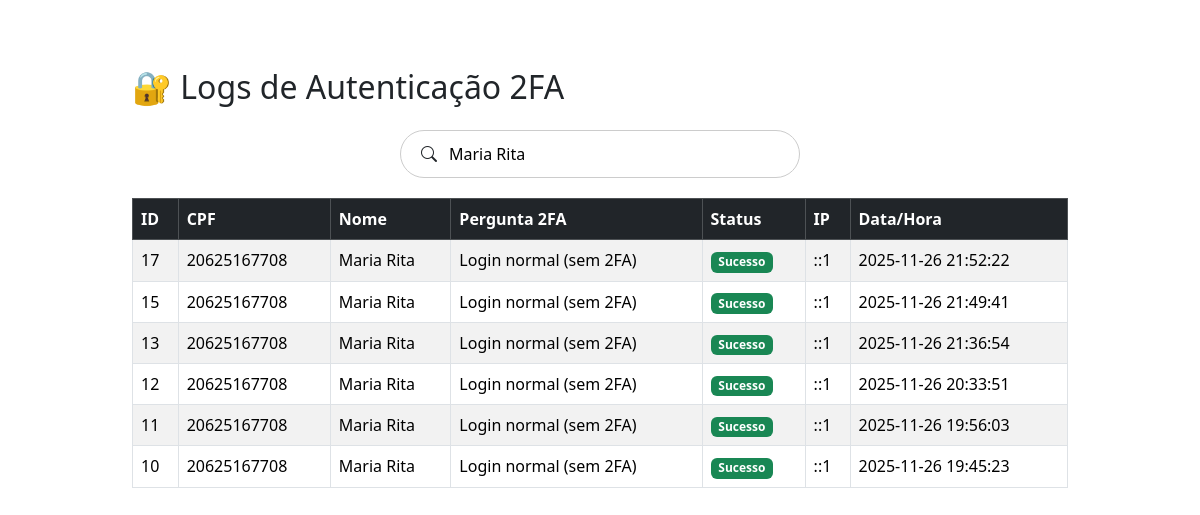
The page /historico-login.php?busca=Maria Rita on the database its author committed.
### tables this page shows
CREATE TABLE `log` (
  `id_log` int(11) NOT NULL,
  `cpf` varchar(14) NOT NULL,
  `data_login` datetime DEFAULT current_timestamp(),
  `segunda_autenticacao` varchar(255) NOT NULL,
  `status` varchar(20) NOT NULL,
  `ip` varchar(45) DEFAULT NULL
);

CREATE TABLE `cadastro` (
  `id_usuario` int(11) NOT NULL,
  `nome` varchar(100) NOT NULL,
  `cpf` char(11) NOT NULL,
  `sexo` enum('Masculino','Feminino','Outro') NOT NULL,
  `endereco` text NOT NULL,
  `cep` char(9) NOT NULL,
  `email` varchar(80) NOT NULL,
  `celular` varchar(20) NOT NULL,
  `logins` varchar(50) NOT NULL,
  `senha` varchar(255) NOT NULL,
  `data_nascimento` date NOT NULL,
  `nome_materno` varchar(60) NOT NULL,
  `data_cadastro` datetime NOT NULL DEFAULT current_timestamp(),
  `tipo` enum('comum','master') DEFAULT 'comum'
);

### historico-login.php (the view, shortened to what this page needs)
<?php
include("conexao.php");
$busca = isset($_GET['busca']) ? trim($_GET['busca']) : "";
$ordemSQL = " ORDER BY l.data_login DESC";
$sql = "
    SELECT
        l.id_log,
        l.cpf,
        c.nome AS nome_usuario,
        l.segunda_autenticacao,
        l.status,
        l.ip,
        l.data_login
    FROM log l
    LEFT JOIN cadastro c ON c.cpf = l.cpf
";
if (!empty($busca)) {
    $sql .= " WHERE c.nome LIKE '%$busca%' OR l.cpf LIKE '%$busca%'";
}
$sql .= $ordemSQL;
$logs = $conexao->query($sql);
?>
<!DOCTYPE html>
<html lang="pt-br">
<head>
<link href="https://cdn.jsdelivr.net/npm/bootstrap@5.3.5/dist/css/bootstrap.min.css" rel="stylesheet">
<link href="https://cdn.jsdelivr.net/npm/bootstrap-icons@1.11.3/font/bootstrap-icons.css" rel="stylesheet">
</head>
<body>
<div class="historico-wrapper">
    <div class="container mt-5">
        <h2 class="mb-4">🔐 Logs de Autenticação 2FA</h2>
        <form method="GET" class="search-box">
            <i class="bi bi-search"></i>
            <input
                type="text"
                id="busca"
                name="busca"
                placeholder="Pesquisar por nome ou CPF..."
                value="<?= $_GET['busca'] ?? '' ?>"
            >
        </form>
        <div class="table-responsive">
            <table class="table table-bordered table-striped">
                <thead class="table-dark">
                    <tr>
                        <th>ID</th>
                        <th>CPF</th>
                        <th>Nome</th>
                        <th>Pergunta 2FA</th>
                        <th>Status</th>
                        <th>IP</th>
                        <th>Data/Hora</th>
                    </tr>
                </thead>
                <tbody id="tabelaLogs">
                <?php while ($row = $logs->fetch_assoc()): ?>
                    <tr>
                        <td><?= $row['id_log'] ?></td>
                        <td><?= $row['cpf'] ?></td>
                        <td><?= $row['nome_usuario'] ?? '<i>Não encontrado</i>' ?></td>
                        <td><?= $row['segunda_autenticacao'] ?></td>
                        <td>
                            <?php if ($row['status'] === "sucesso"): ?>
                                <span class="badge bg-success">Sucesso</span>
                            <?php else: ?>
                                <span class="badge bg-danger">Falha</span>
                            <?php endif; ?>
                        </td>
                        <td><?= $row['ip'] ?></td>
                        <td><?= $row['data_login'] ?></td>
                    </tr>
                <?php endwhile; ?>
                </tbody>
            </table>
        </div>
    </div>
</div>
</body>
</html>

### historico-login.php (style rules this page uses)
body { overflow-x: hidden; }
.search-box { background: #ffffff; border-radius: 40px; padding: 10px 20px; display: flex; align-items: center; gap: 10px; width: 100%; max-width: 400px; border: 1px solid #ccc; margin: 20px auto; }
.search-box input { border: none; outline: none; width: 100%; font-size: 16px; background: transparent; }
.historico-wrapper { max-width: 1000px; margin: 0 auto; padding: 20px; }

### rows shown on the page
log: id_log "17", cpf "20625167708", cadastro.nome "Maria Rita", segunda_autenticacao "Login normal (sem 2FA)", status "Sucesso", ip "::1", data_login "2025-11-26 21:52:22"
log: id_log "15", cpf "20625167708", cadastro.nome "Maria Rita", segunda_autenticacao "Login normal (sem 2FA)", status "Sucesso", ip "::1", data_login "2025-11-26 21:49:41"
log: id_log "13", cpf "20625167708", cadastro.nome "Maria Rita", segunda_autenticacao "Login normal (sem 2FA)", status "Sucesso", ip "::1", data_login "2025-11-26 21:36:54"
log: id_log "12", cpf "20625167708", cadastro.nome "Maria Rita", segunda_autenticacao "Login normal (sem 2FA)", status "Sucesso", ip "::1", data_login "2025-11-26 20:33:51"
log: id_log "11", cpf "20625167708", cadastro.nome "Maria Rita", segunda_autenticacao "Login normal (sem 2FA)", status "Sucesso", ip "::1", data_login "2025-11-26 19:56:03"
log: id_log "10", cpf "20625167708", cadastro.nome "Maria Rita", segunda_autenticacao "Login normal (sem 2FA)", status "Sucesso", ip "::1", data_login "2025-11-26 19:45:23"
